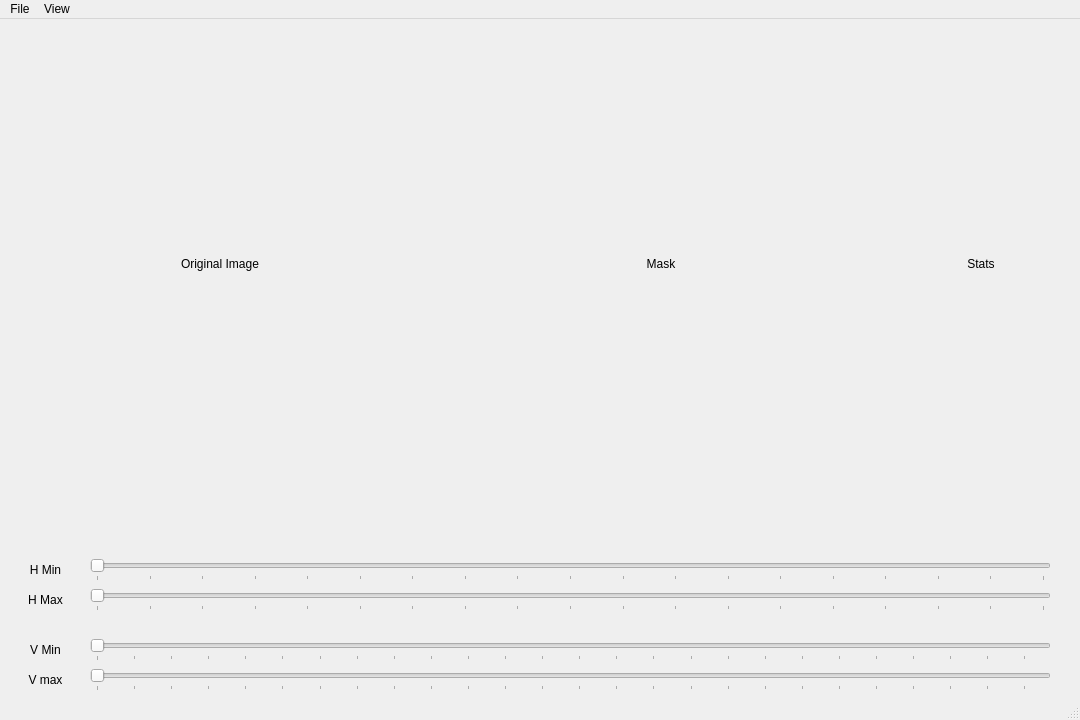
<?xml version="1.0" encoding="UTF-8"?>
<ui version="4.0">
 <class>MainWindow</class>
 <widget class="QMainWindow" name="MainWindow">
  <property name="geometry">
   <rect>
    <x>0</x>
    <y>0</y>
    <width>1080</width>
    <height>720</height>
   </rect>
  </property>
  <property name="windowTitle">
   <string>MainWindow</string>
  </property>
  <widget class="QWidget" name="centralwidget">
   <widget class="QSlider" name="slider_h_min">
    <property name="geometry">
     <rect>
      <x>90</x>
      <y>540</y>
      <width>961</width>
      <height>22</height>
     </rect>
    </property>
    <property name="maximum">
     <number>180</number>
    </property>
    <property name="orientation">
     <enum>Qt::Horizontal</enum>
    </property>
    <property name="tickPosition">
     <enum>QSlider::TicksBelow</enum>
    </property>
    <property name="tickInterval">
     <number>10</number>
    </property>
   </widget>
   <widget class="QSlider" name="slider_h_max">
    <property name="geometry">
     <rect>
      <x>90</x>
      <y>570</y>
      <width>961</width>
      <height>22</height>
     </rect>
    </property>
    <property name="maximum">
     <number>180</number>
    </property>
    <property name="orientation">
     <enum>Qt::Horizontal</enum>
    </property>
    <property name="tickPosition">
     <enum>QSlider::TicksBelow</enum>
    </property>
    <property name="tickInterval">
     <number>10</number>
    </property>
   </widget>
   <widget class="QSlider" name="slider_v_max">
    <property name="geometry">
     <rect>
      <x>90</x>
      <y>650</y>
      <width>961</width>
      <height>22</height>
     </rect>
    </property>
    <property name="maximum">
     <number>255</number>
    </property>
    <property name="orientation">
     <enum>Qt::Horizontal</enum>
    </property>
    <property name="tickPosition">
     <enum>QSlider::TicksBelow</enum>
    </property>
    <property name="tickInterval">
     <number>10</number>
    </property>
   </widget>
   <widget class="QSlider" name="slider_v_min">
    <property name="geometry">
     <rect>
      <x>90</x>
      <y>620</y>
      <width>961</width>
      <height>22</height>
     </rect>
    </property>
    <property name="maximum">
     <number>255</number>
    </property>
    <property name="orientation">
     <enum>Qt::Horizontal</enum>
    </property>
    <property name="tickPosition">
     <enum>QSlider::TicksBelow</enum>
    </property>
    <property name="tickInterval">
     <number>10</number>
    </property>
   </widget>
   <widget class="QLabel" name="label_h_min">
    <property name="geometry">
     <rect>
      <x>20</x>
      <y>540</y>
      <width>51</width>
      <height>21</height>
     </rect>
    </property>
    <property name="text">
     <string>H Min</string>
    </property>
    <property name="alignment">
     <set>Qt::AlignCenter</set>
    </property>
   </widget>
   <widget class="QLabel" name="label_h_max">
    <property name="geometry">
     <rect>
      <x>20</x>
      <y>570</y>
      <width>51</width>
      <height>21</height>
     </rect>
    </property>
    <property name="text">
     <string>H Max</string>
    </property>
    <property name="alignment">
     <set>Qt::AlignCenter</set>
    </property>
   </widget>
   <widget class="QLabel" name="label_v_min">
    <property name="geometry">
     <rect>
      <x>20</x>
      <y>620</y>
      <width>51</width>
      <height>21</height>
     </rect>
    </property>
    <property name="text">
     <string>V Min</string>
    </property>
    <property name="alignment">
     <set>Qt::AlignCenter</set>
    </property>
   </widget>
   <widget class="QLabel" name="label_v_max">
    <property name="geometry">
     <rect>
      <x>20</x>
      <y>650</y>
      <width>51</width>
      <height>21</height>
     </rect>
    </property>
    <property name="text">
     <string>V max</string>
    </property>
    <property name="alignment">
     <set>Qt::AlignCenter</set>
    </property>
   </widget>
   <widget class="QLabel" name="label_original_img">
    <property name="geometry">
     <rect>
      <x>0</x>
      <y>0</y>
      <width>440</width>
      <height>490</height>
     </rect>
    </property>
    <property name="text">
     <string>Original Image</string>
    </property>
    <property name="alignment">
     <set>Qt::AlignCenter</set>
    </property>
   </widget>
   <widget class="QLabel" name="label_mask">
    <property name="geometry">
     <rect>
      <x>441</x>
      <y>0</y>
      <width>440</width>
      <height>490</height>
     </rect>
    </property>
    <property name="text">
     <string>Mask</string>
    </property>
    <property name="alignment">
     <set>Qt::AlignCenter</set>
    </property>
   </widget>
   <widget class="QLabel" name="label_stats">
    <property name="geometry">
     <rect>
      <x>882</x>
      <y>0</y>
      <width>198</width>
      <height>490</height>
     </rect>
    </property>
    <property name="text">
     <string>Stats</string>
    </property>
    <property name="alignment">
     <set>Qt::AlignCenter</set>
    </property>
   </widget>
  </widget>
  <widget class="QMenuBar" name="menubar">
   <property name="geometry">
    <rect>
     <x>0</x>
     <y>0</y>
     <width>1080</width>
     <height>21</height>
    </rect>
   </property>
   <widget class="QMenu" name="menuFile">
    <property name="title">
     <string>File</string>
    </property>
    <addaction name="actionSave"/>
   </widget>
   <widget class="QMenu" name="menuView">
    <property name="title">
     <string>View</string>
    </property>
    <addaction name="actionCycle_colour_map"/>
    <addaction name="actionContours"/>
   </widget>
   <addaction name="menuFile"/>
   <addaction name="menuView"/>
  </widget>
  <widget class="QStatusBar" name="statusbar"/>
  <action name="actionSave">
   <property name="text">
    <string>Save</string>
   </property>
   <property name="statusTip">
    <string extracomment="Save masks">Save mask image</string>
   </property>
   <property name="shortcut">
    <string>Ctrl+S</string>
   </property>
  </action>
  <action name="actionCycle_colour_map">
   <property name="text">
    <string>Cycle colour map</string>
   </property>
   <property name="statusTip">
    <string>Change colour map</string>
   </property>
  </action>
  <action name="actionContours">
   <property name="text">
    <string>Contours</string>
   </property>
   <property name="statusTip">
    <string>Enable/Disable contours</string>
   </property>
  </action>
 </widget>
 <resources/>
 <connections/>
</ui>
